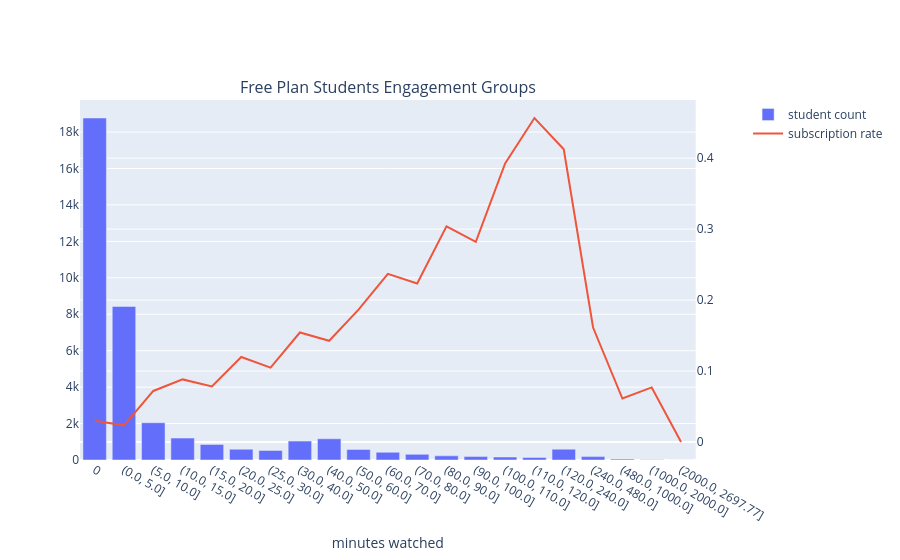

Source (notebook cell):
### Code cell
def sub_rate_plot():
    df = pd.read_csv("data/sub_rate.csv")
    freq = df.sort_values("total_minutes_watched").groupby("buckets", as_index=False, sort=False).student_id.count()
    freq["sub_rate"] = df.sort_values("total_minutes_watched").groupby("buckets", sort=False).f2p.sum().values / freq.student_id.values
    
    fig = make_subplots(specs=[[{"secondary_y": True}]], subplot_titles=["Free Plan Students Engagement Groups"])
    fig.add_trace(
        graph_objs.Bar(x=freq.buckets, y=freq.student_id, name="student count"),
        secondary_y=False
    )
    fig.add_trace(
        graph_objs.Scatter(x=freq.buckets, y=freq.sub_rate, name="subscription rate"),
        secondary_y=True
    )
    fig.update_layout(
        hovermode="x unified",
        xaxis=dict(title="minutes watched")
    )

    return fig

fig = sub_rate_plot()
fig.show()

### Figure 1 — Plotly figure (JSON) as saved in the notebook; plotly's stock layout.template omitted (floating-point values rounded to 4 significant figures)
{"data": [{"name": "student count", "type": "bar", "x": ["0", "(0.0, 5.0]", "(5.0, 10.0]", "(10.0, 15.0]", "(15.0, 20.0]", "(20.0, 25.0]", "(25.0, 30.0]", "(30.0, 40.0]", "(40.0, 50.0]", "(50.0, 60.0]", "(60.0, 70.0]", "(70.0, 80.0]", "(80.0, 90.0]", "(90.0, 100.0]", "(100.0, 110.0]", "(110.0, 120.0]", "(120.0, 240.0]", "(240.0, 480.0]", "(480.0, 1000.0]", "(1000.0, 2000.0]", "(2000.0, 2697.77]"], "xaxis": "x", "y": [18771, 8428, 2044, 1202, 855, 593, 525, 1037, 1164, 579, 422, 309, 227, 188, 163, 138, 594, 186, 49, 13, 3], "yaxis": "y"}, {"name": "subscription rate", "type": "scatter", "x": ["0", "(0.0, 5.0]", "(5.0, 10.0]", "(10.0, 15.0]", "(15.0, 20.0]", "(20.0, 25.0]", "(25.0, 30.0]", "(30.0, 40.0]", "(40.0, 50.0]", "(50.0, 60.0]", "(60.0, 70.0]", "(70.0, 80.0]", "(80.0, 90.0]", "(90.0, 100.0]", "(100.0, 110.0]", "(110.0, 120.0]", "(120.0, 240.0]", "(240.0, 480.0]", "(480.0, 1000.0]", "(1000.0, 2000.0]", "(2000.0, 2697.77]"], "xaxis": "x", "y": [0.02999, 0.02349, 0.07192, 0.08819, 0.07836, 0.1197, 0.1048, 0.1543, 0.1426, 0.1865, 0.237, 0.2233, 0.304, 0.2819, 0.3926, 0.4565, 0.4125, 0.1613, 0.06122, 0.07692, 0.0], "yaxis": "y2"}], "layout": {"annotations": [{"font": {"size": 16}, "showarrow": false, "text": "Free Plan Students Engagement Groups", "x": 0.47, "xanchor": "center", "xref": "paper", "y": 1, "yanchor": "bottom", "yref": "paper"}], "hovermode": "x unified", "xaxis": {"anchor": "y", "domain": [0, 0.94], "title": {"text": "minutes watched"}}, "yaxis": {"anchor": "x", "domain": [0, 1]}, "yaxis2": {"anchor": "x", "overlaying": "y", "side": "right"}}}
